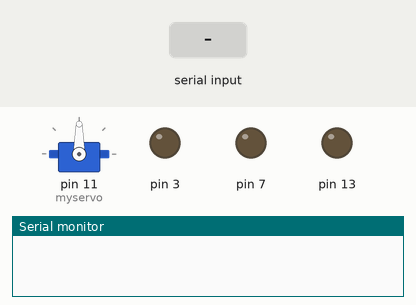
Bench run of a sketch on a simulated Arduino Uno, built with avr-gcc and run on an emulated ATmega328P. On the bench: servo, output pins drawn as LEDs (lit = HIGH), the last lines printed to the serial monitor. The inputs (shaded band) are chosen by the test bench.

Above: at 1.2 s.
1.3 s: "3" received over Serial
4.3 s: "1" received over Serial
7.3 s: "2" received over Serial
At 8.9 s:
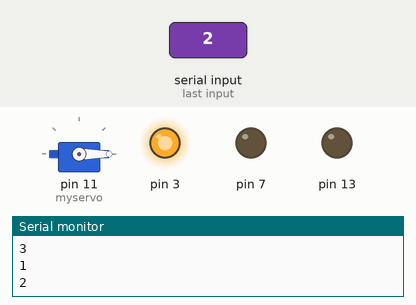
9.2 s: "4" received over Serial
At 10.4 s:
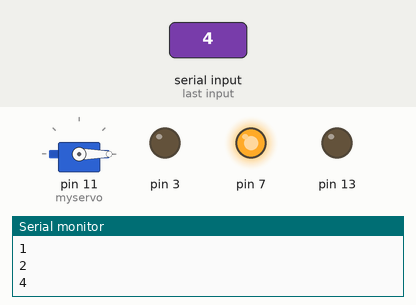
10.7 s: "0" received over Serial
At 11.7 s:
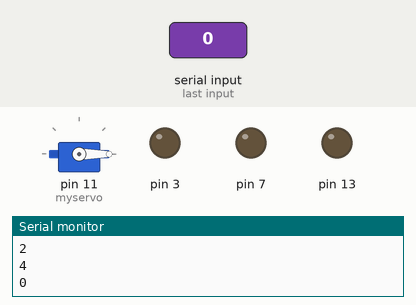
Timing chart, 0 to 13.2 s (numbered marks = the images above; inputs shaded):
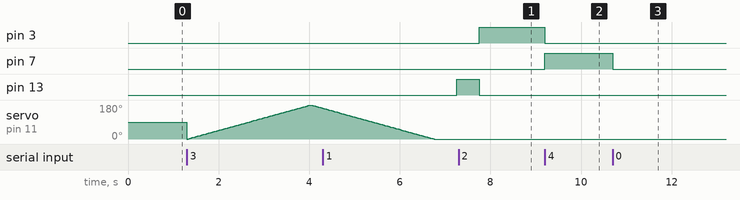

Measured:
- after the input at 4.3 s, pin 13: LOW → HIGH after 3.0 s
- after the input at 7.3 s, pin 3: LOW → HIGH after 0.46 s; pin 13: HIGH → LOW after 0.46 s
- after the input at 9.2 s, pin 3: HIGH → LOW at once; pin 7: LOW → HIGH at once
- after the input at 10.7 s, pin 7: HIGH → LOW at once

The sketch:

unoCode.ino
```cpp
#include <Servo.h>

char c = '2';
Servo myservo;

int pos = 0;

void setup() {
  Serial.begin(115200);
  pinMode(13, OUTPUT);
  pinMode(3, OUTPUT);
  pinMode(7, OUTPUT);
  myservo.attach(11);
}

void loop() {
  if (Serial.available()) { // check if there is data available to read
    char c = Serial.read(); // read a single character
    Serial.println(c);

    if (c == '0') {
      digitalWrite(13, LOW);
      digitalWrite(3, LOW);
      digitalWrite(7, LOW);
      delay(500);
    } else if (c == '1') {
      digitalWrite(13, HIGH);
      digitalWrite(3, LOW);
      digitalWrite(7, LOW);
      delay(500);
    } else if (c == '2') {
      digitalWrite(3, HIGH);
      digitalWrite(13, LOW);
      digitalWrite(7, LOW);
      delay(500);
    } else if (c == '3') {
      digitalWrite(13, LOW);
      digitalWrite(3, LOW);
      digitalWrite(7, LOW);
    for (pos = 0; pos <= 180; pos += 1) {
    myservo.write(pos);
    delay(15);
  }
  for (pos = 180; pos >= 0; pos -= 1) {
    myservo.write(pos);
    delay(15);
  }

      delay(500);
    } else if (c == '4') {
      digitalWrite(13, LOW);
      digitalWrite(3, LOW);
      digitalWrite(7, HIGH);
      delay(500);
    }

  }


}
```
